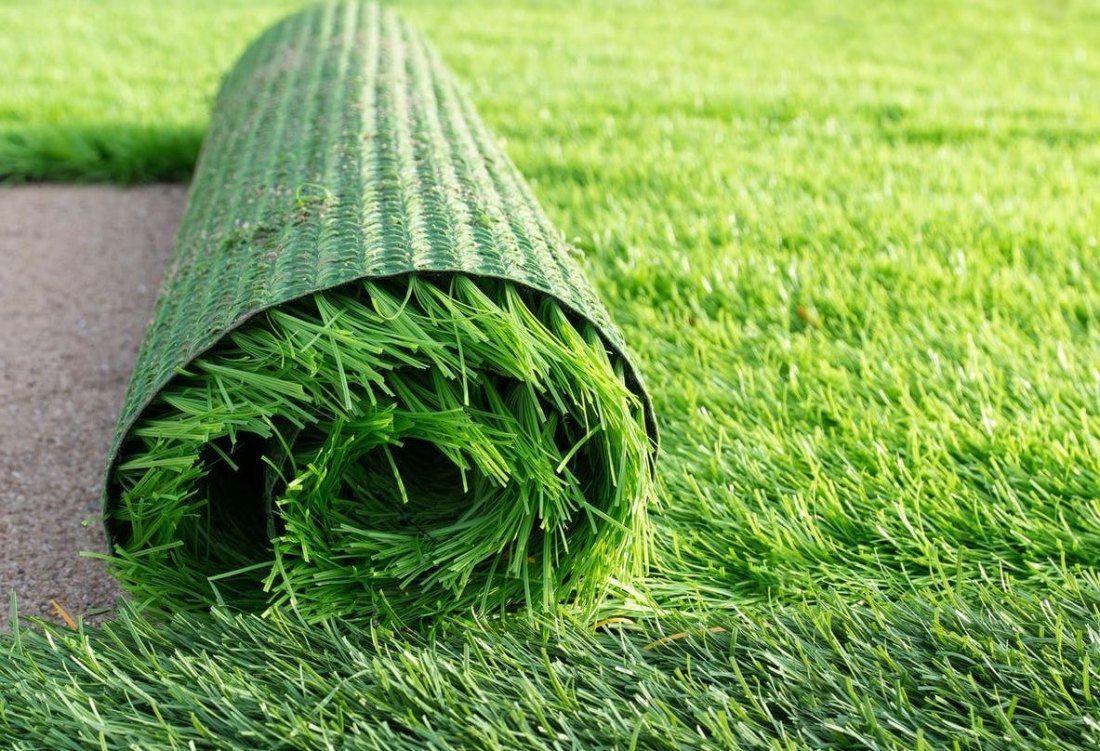
#> input picture img.jpg, 1100 x 751 px
$ jupyter execute 'Código de umbral adaptativo.ipynb'
#> lines starting #> are read from the running program, lines starting #| are printed output that depends on the picture; after the words box and inside, x2 and y2 are one past the last pixel; in counts of white or black regions, pixels touching at a corner belong together
[cell 1]
# import the necessary packages
import numpy as np
import cv2
import easygui

# load the image and convert it to grayscale
f = easygui.fileopenbox()
#> the answer given: img.jpg
image = cv2.imread(f)
#> image is the input picture: shape (751, 1100, 3); mean B, G, R 84.1, 161.8, 126.1
gray = cv2.cvtColor(image, cv2.COLOR_BGR2GRAY)
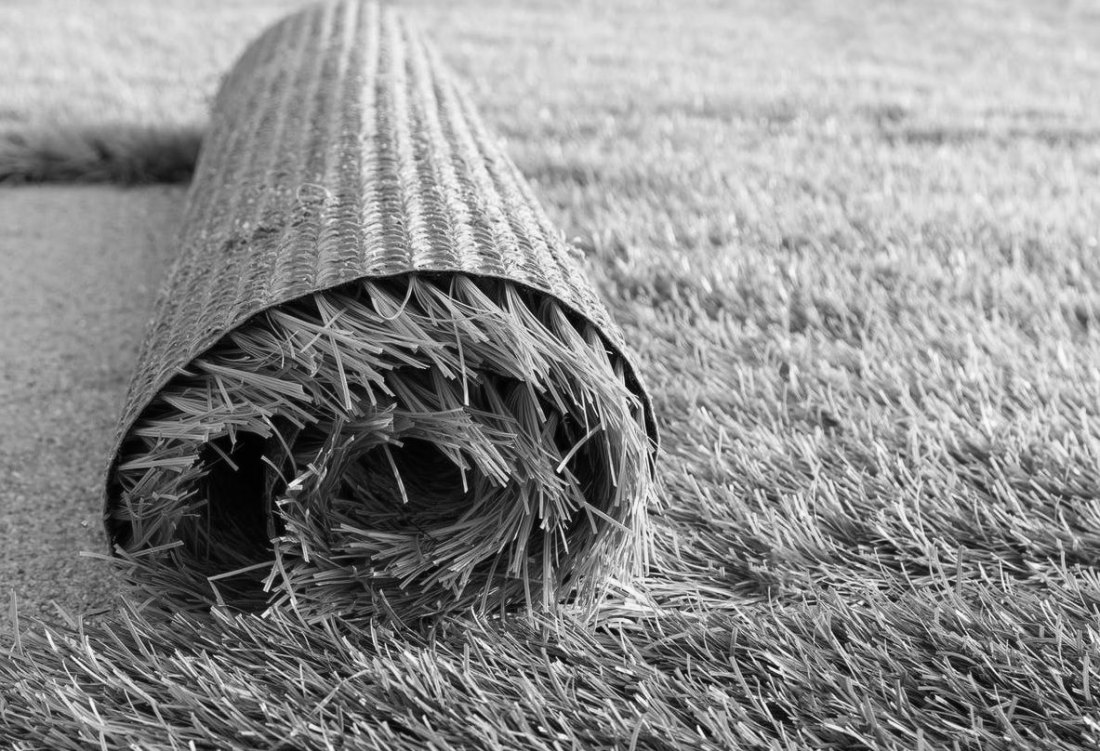
#> gray: shape (751, 1100); min 0, max 252, mean 142.3
cv2.imshow("Gray", gray)
cv2.waitKey(0)

thresh = cv2.adaptiveThreshold(gray, maxValue= 255,adaptiveMethod= cv2.ADAPTIVE_THRESH_GAUSSIAN_C,thresholdType= cv2.THRESH_BINARY,blockSize=21,C = 20)
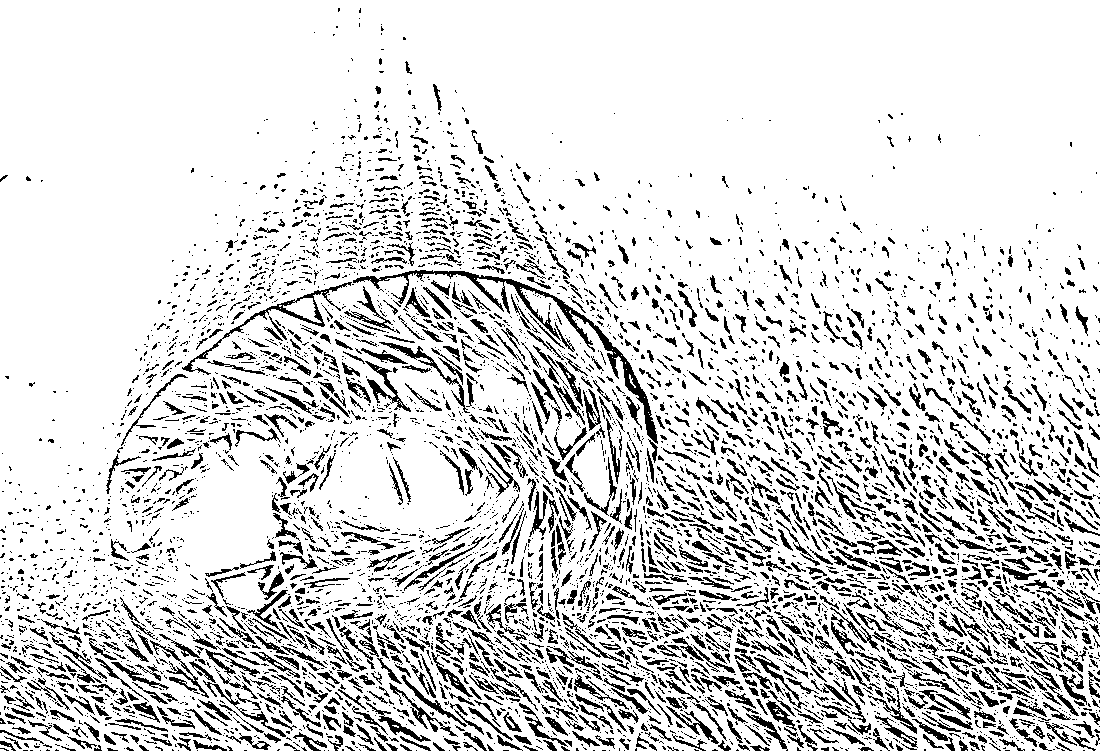
#> thresh: shape (751, 1100); 84.5% white; black in thin lines or dots
#T, B =cv2.threshold(gray, thresh, maxval= 255, type = cv2.THRESH_BINARY)
cv2.imshow("Binary threshold", thresh)
cv2.waitKey(0)
